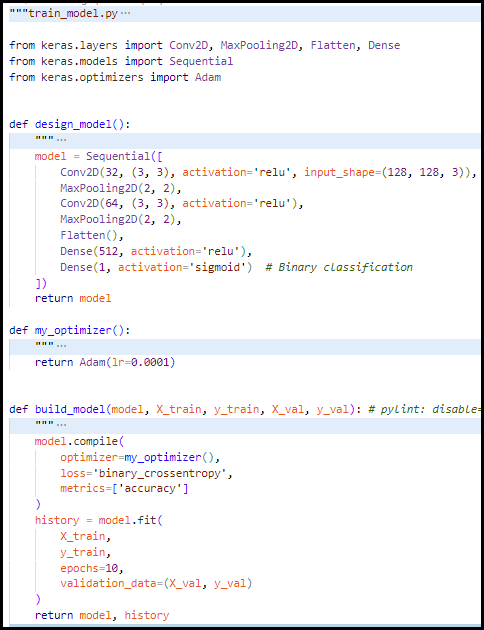
#> input picture img/model.png, 484 x 630 px
$ python -i feature_extractor.py   (imports and definitions only)   (Python 2 division)
#> lines starting #> are read from the running program, lines starting #| are printed output that depends on the picture
"""feature_extractor.py

This module provides utilities to extract various image features such as Local
Binary Pattern (LBP), Canny edge detection, color histogram, Histogram of
Oriented Gradients (HOG), and basic image statistics.

Returns:
    numpy.ndarray: A concatenated array of all extracted features.

# Example usage:
# image = cv2.imread('path_to_image.jpg')
# extractor = FeatureExtractor(image)
# features = extractor.extract_all()
"""

from skimage.feature import local_binary_pattern, hog
import cv2
import numpy as np


class FeatureExtractor:
    """
    A class to extract various features from an image.

    This class provides methods to extract features like LBP, Canny edges,
    color histogram, HOG, and basic image statistics from a given image. It
    also provides a method to extract all features and concatenate them into a
    single vector.
    """
    def __init__(self, image):
        self.image = cv2.cvtColorTwoPlane(
            image, cv2.COLOR_BGR2GRAY
        )  # Convert to grayscale for some features


    # [112 lines left out: functions lbp, canny_edge, color_histogram, hog_features, image_statistics, extract_all, not called in this run]

>>> import cv2
>>> picture = cv2.imread('../../img/model.png', cv2.IMREAD_GRAYSCALE)
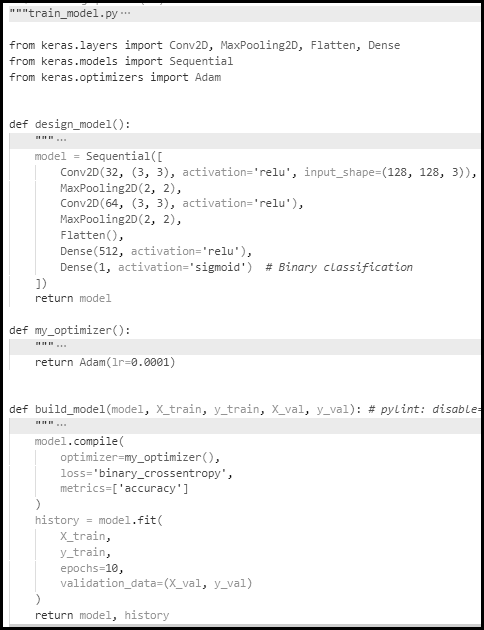
#> picture: shape (630, 484); min 0, max 255, mean 242.5
#> (the run stopped early here; a loop or call above may not have finished)
